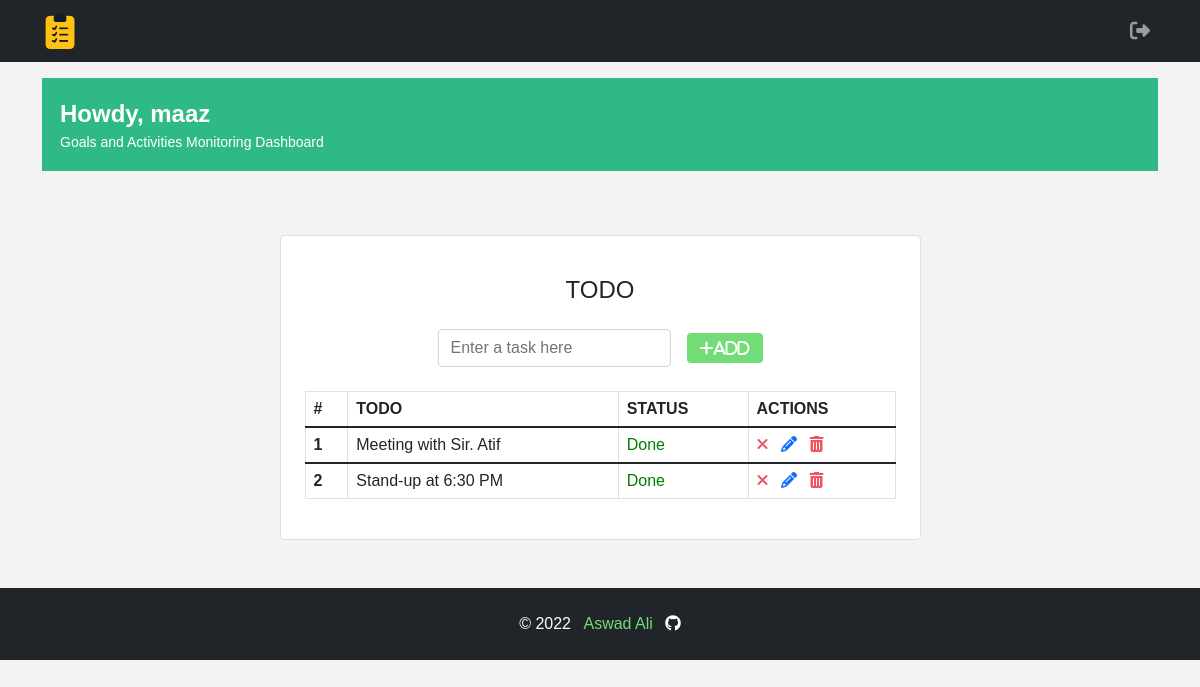
The page /manage-todo.php (signed in) on the database its author committed.
### tables this page shows
CREATE TABLE `tbl_todo` (
  `id` int NOT NULL,
  `todo` text NOT NULL,
  `user_id` int NOT NULL,
  `status` varchar(45) NOT NULL DEFAULT 'Ongoing',
  `created_at` timestamp NULL DEFAULT CURRENT_TIMESTAMP,
  `updated_at` timestamp NULL DEFAULT NULL ON UPDATE CURRENT_TIMESTAMP
);

### manage-todo.php (the view, shortened to what this page needs)
 <?php require('./includes/head.php') ?>
 <?php require('./includes/header.php') ?>
 <body style="font-family: 'Rubik', sans-serif;" class="vh-100">
  <section>
    <div class="container">
      <div class="mt-3">
        <?php
          if(isset($_SESSION['login_success'])){
            echo $_SESSION['login_success'];
          } else {
            echo "<div class='alert alert-danger' role='alert'>
                    Session out login Again!
                  </div>";
          }
          if(isset($_SESSION['id'])){
            $id = $_SESSION['id'];
          }
        ?>
      </div>
    </div>
    <div class="container py-5 mt-3">
      <div class="row d-flex justify-content-center align-items-center">
        <div class="col col-lg-9 col-xl-7">
          <div class="card rounded-3">
            <div class="card-body p-4">
              <h4 class="text-center my-3 pd-3">TODO</h4>
              <form method="POST" action="./add-todo.php" class="row row-cols-lg-auto g-3 justify-content-center align-items-center md-4 pd-2">
                <div class="col-12 mt-4">
                  <div class="form-outline">
                    <input type="text" id="add-todo" name="todo" class="form-control" placeholder="Enter a task here" required/>
                  </div>
                </div>
                <div class="col-12">
                  <button type="submit" name="submit" class="fa-sharp fa-solid fa-plus btn add">Add</button>
                </div>
              </form>
              <table class="table table-bordered md-4 " >
                <thead>
                  <tr>
                    <th scope="col">#</th>
                    <th scope="col">TODO</th>
                    <th scope="col">STATUS</th>
                    <th scope="col">ACTIONS</th>
                  </tr>
                </thead>
                <?php
                  $sql = "SELECT *FROM tbl_todo WHERE user_id = $id ORDER BY id DESC";
                  $res = mysqli_query($conn, $sql);
                  if($res == true){
                    $sn = 1;
                    $count = mysqli_num_rows($res);
                    if($count > 0){
                      while($rows = mysqli_fetch_assoc($res)){
                        $item_id = $rows['id'];
                        $todo = $rows['todo'];
                        $status = $rows['status'];
                        $created_at = $rows['created_at']?>
                        <tbody>
                          <tr>
                            <th><?php echo $sn++ ?></th>
                            <td><?php echo $todo ?></td>
                            <td>
                              <?php
                                if($status == "Ongoing"){
                                  echo "<label style='color: red'>{$status}</label>";
                                } else{
                                  echo "<label style='color: green'>{$status}</label>";
                                }
                              ?>
                            </td>
                            <td>
                              <?php
                                if($status == "Done"){ ?>
                                  <a href="ongoing-todo.php?id=<?php echo $item_id ?>" id="alert-btn-ongoing" class="ongoing alert-btn-ongoing fa-sharp fa-solid fa-xmark me-2" title="Ongoing"></a>
                                <?php
                                } else{ ?>
                                  <a href="done-todo.php?id=<?php echo $item_id ?>" id="alert-btn-done" class="done alert-btn-done fa-sharp fa-solid fa-check me-2" title="Done"></a>
                                <?php
                                }
                              ?>
                              <a
                                data-id='<?php echo $rows['id'];?>' ;
                                class="edit-btn fa-sharp fa-solid fa-pencil me-2"
                                data-bs-toggle="modal"
                                title="Edit"
                              >
                              </a>
                              <a href="delete-todo.php?id=<?php echo $item_id ?>" id="alert-btn-delete" class="delete alert-btn-delete fa-solid fa-trash-can" title="Remove"></a>
                            </td>
                          </tr>
                        </tbody>
                        <?php
                      }
                    } else{
                      ?>
                      <tr>
                        <td colspan="4" class="p-5" style="text-align: center;">" Nothing to do have fun &#9996 "</td>
                      </tr>
                      <?php
                    }
                  }
                ?>
              </table>
          </div>
        </div>
      </div>
    </div>
  </section>
</body>
<?php require('./includes/footer.php') ?>
<?php require('./includes/foot.php') ?>

### css/style.css (style rules this page uses)
body { background: #F3F3F4; height: 100%; }
.custom-alert { padding: 18px; background-color: #2FB986; color: #fff; }
.custom-alert-font { font-size: 24; }
a { text-decoration: none; }
button.add { background-color: #73dc77; color: #fff; }
a.ongoing { color: #ED5565; }
a.delete { color: #ED5565; }

### rows shown on the page
tbl_todo: todo "Meeting with Sir. Atif", status "Done"
tbl_todo: todo "Stand-up at 6:30 PM", status "Done"

### other values the page prints
$_SESSION['login_success'] "Howdy, maaz Goals and Activities Monitoring Dashboard"
